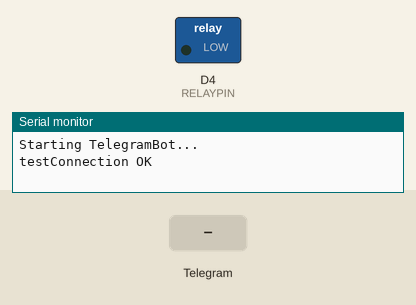
A sketch run on a simulated ESP8266 (NodeMCU). Parts: switched loads named in the sketch (green lamp = pin HIGH), the last lines printed to the serial monitor. The inputs (shaded band) are chosen by the test bench.

Above: at 2.7 s.
2.8 s: Telegram message "light on" received
At 3.3 s:
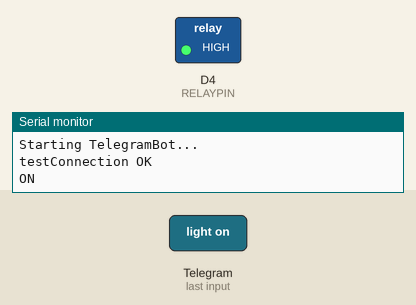
4.3 s: Telegram message "light off" received
At 4.8 s:
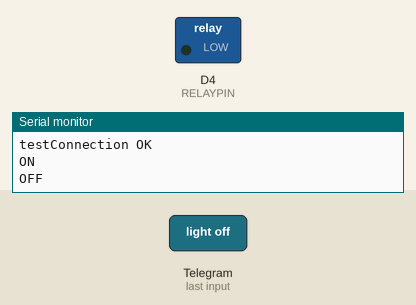
Timing chart, 0 to 7.3 s (numbered marks = the images above; inputs shaded):
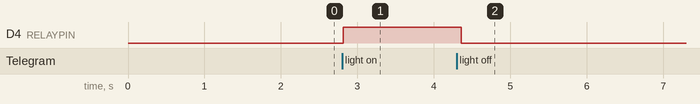

The sketch:

esp8266-telegram-home-automation.ino
```cpp
//Tech Trends Shameer
//Home Automation using Telegram Bot

#include "CTBot.h"
#include "DHT.h"

int RELAYPIN =D4;    // Digital pin connected to the DHT sensor

CTBot myBot;
TBMessage msg;
String ssid  = "WIFI Username"; //Enter Wifi Username
String pass  = "Wifi Password"; // Enter Wifi Password
String token = "Token"   ; // Enter Your Telegram Bot Token

void setup() {
  // initialize the Serial
  Serial.begin(115200);
//  dht.begin();
pinMode(RELAYPIN, OUTPUT);
  Serial.println("Starting TelegramBot...");
  myBot.wifiConnect(ssid, pass);
  myBot.setTelegramToken(token);
  if (myBot.testConnection()){

    Serial.println("\ntestConnection OK");
  }
  else
  {
    Serial.println("\ntestConnection NOK");
  }


}

void loop() {

  if (myBot.getNewMessage(msg)) {

    if (msg.text.equalsIgnoreCase("light on")) {
      digitalWrite(RELAYPIN, HIGH);

      Serial.println("ON");
    }
 if (msg.text.equalsIgnoreCase("light off")) {
  digitalWrite(RELAYPIN, LOW);

  Serial.println("OFF");
    }

}

delay(10);

}
```

Measured:
- after the input at 2.8 s, D4 (RELAYPIN): LOW → HIGH at once
- after the input at 4.3 s, D4 (RELAYPIN): HIGH → LOW after 0.06 s
